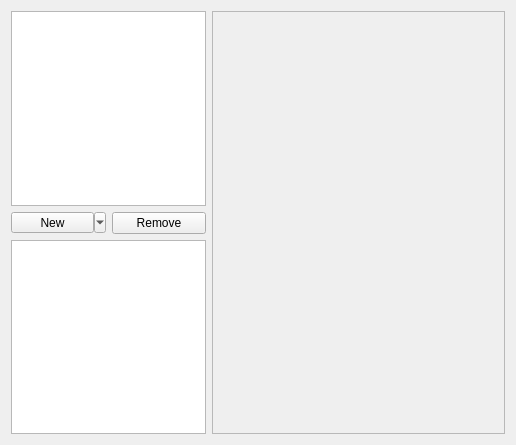
<?xml version="1.0" encoding="UTF-8"?>
<ui version="4.0">
 <class>TextureManager</class>
 <widget class="QWidget" name="TextureManager">
  <property name="windowModality">
   <enum>Qt::NonModal</enum>
  </property>
  <property name="geometry">
   <rect>
    <x>0</x>
    <y>0</y>
    <width>516</width>
    <height>445</height>
   </rect>
  </property>
  <property name="windowTitle">
   <string>Form</string>
  </property>
  <layout class="QGridLayout" name="textureManagerLayout" columnstretch="2,3">
   <item row="1" column="0" rowspan="2">
    <layout class="QHBoxLayout" name="buttons">
     <item>
      <widget class="QToolButton" name="createTextureButton">
       <property name="sizePolicy">
        <sizepolicy hsizetype="Minimum" vsizetype="Fixed">
         <horstretch>0</horstretch>
         <verstretch>0</verstretch>
        </sizepolicy>
       </property>
       <property name="text">
        <string>New</string>
       </property>
       <property name="popupMode">
        <enum>QToolButton::MenuButtonPopup</enum>
       </property>
       <property name="toolButtonStyle">
        <enum>Qt::ToolButtonTextOnly</enum>
       </property>
      </widget>
     </item>
     <item>
      <widget class="QPushButton" name="deleteTextureButton">
       <property name="text">
        <string>Remove</string>
       </property>
      </widget>
     </item>
    </layout>
   </item>
   <item row="3" column="0">
    <widget class="QPropertyEditorWidget" name="textureProperties"/>
   </item>
   <item row="0" column="1" rowspan="4">
    <widget class="QScrollArea" name="imagePreviewContainer">
     <property name="widgetResizable">
      <bool>true</bool>
     </property>
     <widget class="QWidget" name="imagePreviewContents">
      <property name="geometry">
       <rect>
        <x>0</x>
        <y>0</y>
        <width>295</width>
        <height>429</height>
       </rect>
      </property>
      <layout class="QVBoxLayout" name="verticalLayout_2">
       <item>
        <widget class="QLabel" name="imageLabel">
         <property name="sizePolicy">
          <sizepolicy hsizetype="MinimumExpanding" vsizetype="MinimumExpanding">
           <horstretch>0</horstretch>
           <verstretch>0</verstretch>
          </sizepolicy>
         </property>
         <property name="text">
          <string/>
         </property>
         <property name="scaledContents">
          <bool>false</bool>
         </property>
         <property name="alignment">
          <set>Qt::AlignCenter</set>
         </property>
         <property name="textInteractionFlags">
          <set>Qt::NoTextInteraction</set>
         </property>
        </widget>
       </item>
      </layout>
     </widget>
    </widget>
   </item>
   <item row="0" column="0">
    <widget class="QListWidget" name="textureList"/>
   </item>
  </layout>
  <action name="actionFrom_Image">
   <property name="text">
    <string>From Image</string>
   </property>
   <property name="menuRole">
    <enum>QAction::ApplicationSpecificRole</enum>
   </property>
  </action>
  <action name="actionFrom_Gradient">
   <property name="enabled">
    <bool>false</bool>
   </property>
   <property name="text">
    <string>From Gradient</string>
   </property>
   <property name="menuRole">
    <enum>QAction::ApplicationSpecificRole</enum>
   </property>
  </action>
 </widget>
 <customwidgets>
  <customwidget>
   <class>QPropertyEditorWidget</class>
   <extends>QTreeView</extends>
   <header>QPropertyEditor/QPropertyEditorWidget.h</header>
   <slots>
    <slot>addObject(QObject*)</slot>
    <slot>setObject(QObject*)</slot>
    <slot>updateObject(QObject*)</slot>
    <slot>removeObject(QObject*)</slot>
    <slot>setObject(QListWidgetItem*)</slot>
   </slots>
  </customwidget>
 </customwidgets>
 <resources/>
 <connections>
  <connection>
   <sender>createTextureButton</sender>
   <signal>triggered(QAction*)</signal>
   <receiver>createTextureButton</receiver>
   <slot>showMenu()</slot>
   <hints>
    <hint type="sourcelabel">
     <x>43</x>
     <y>222</y>
    </hint>
    <hint type="destinationlabel">
     <x>43</x>
     <y>222</y>
    </hint>
   </hints>
  </connection>
  <connection>
   <sender>actionFrom_Image</sender>
   <signal>triggered()</signal>
   <receiver>TextureManager</receiver>
   <slot>loadImage()</slot>
   <hints>
    <hint type="sourcelabel">
     <x>-1</x>
     <y>-1</y>
    </hint>
    <hint type="destinationlabel">
     <x>257</x>
     <y>222</y>
    </hint>
   </hints>
  </connection>
 </connections>
 <slots>
  <slot>loadImage()</slot>
 </slots>
</ui>
